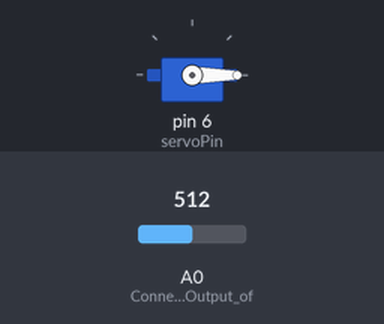
The sketch below on a simulated Arduino Uno, built with avr-gcc and run on an emulated ATmega328P. On the bench: servo. Inputs (shaded band) come from the test bench; at power-on: A0 (Connect_Analog_Output_of) = 512.

Above: at 0.1 s.
At 0.9 s:
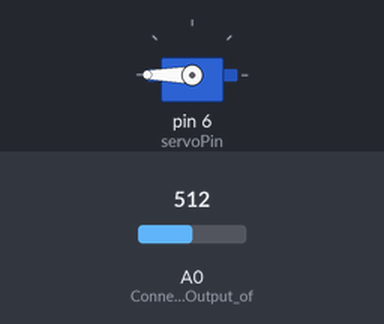
2.5 s: A0 (Connect_Analog_Output_of) set to 390
At 3.44 s:
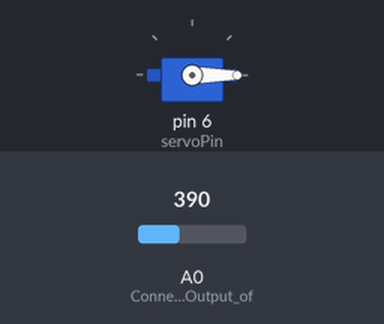
6.0 s: A0 (Connect_Analog_Output_of) set to 410
Timing chart, 0 to 15.5 s (numbered marks = the images above; inputs shaded):
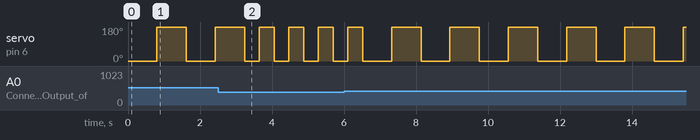

Measured:
- after the input at 2.5 s, servo on pin 6 (servoPin): alternates 180° for 0.42 s and 0° for 0.40 s, starting after 1.1 s

The sketch:

Rain_Sensing_Automatic_Car_Wiper.ino
```cpp
/* Rain Sensing Automatic Car Wiper.
This Example includes a SG 90 Servo Motor to Control the Wiper */

#include <Servo.h>
int servoPin =6;   //Servo Control Pin
Servo ServoDemo;
void setup()
{
ServoDemo.attach(servoPin);
pinMode(A0,INPUT);  //Connect Analog Output of Rain Sensor to pin A0 of Arduino
}

void loop()
{

float Asensorval=analogRead(A0);

if(Asensorval<=700&&Asensorval>400)    //Calibrate the values as per requirement, View the Asensorval using Serial Monitor Feature of Arduino
{
ServoDemo.write(0); delay(800);        //Change Delay values to vary the speed of Wiper
ServoDemo.write(200); delay(800);}

else if(Asensorval<=400){
ServoDemo.write(0); delay(400);
ServoDemo.write(180); delay(400);}

else if(Asensorval>700)
{
ServoDemo.write(0);
}
delay(20);

}
```
